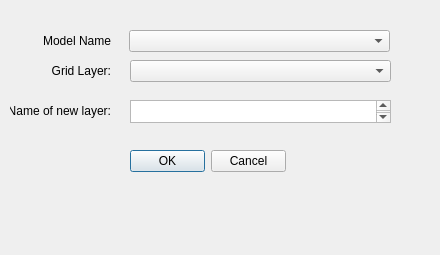
<?xml version="1.0" encoding="UTF-8"?>
<ui version="4.0">
 <class>CreateCHDLayerDialog</class>
 <widget class="QDialog" name="CreateCHDLayerDialog">
  <property name="geometry">
   <rect>
    <x>0</x>
    <y>0</y>
    <width>440</width>
    <height>255</height>
   </rect>
  </property>
  <property name="windowTitle">
   <string>Create a layer for CHD package</string>
  </property>
  <property name="layoutDirection">
   <enum>Qt::LeftToRight</enum>
  </property>
  <widget class="QLabel" name="labelLayer">
   <property name="geometry">
    <rect>
     <x>40</x>
     <y>30</y>
     <width>71</width>
     <height>22</height>
    </rect>
   </property>
   <property name="text">
    <string>Model Name</string>
   </property>
   <property name="alignment">
    <set>Qt::AlignRight|Qt::AlignTrailing|Qt::AlignVCenter</set>
   </property>
  </widget>
  <widget class="QComboBox" name="cmbModelName">
   <property name="geometry">
    <rect>
     <x>129</x>
     <y>30</y>
     <width>261</width>
     <height>22</height>
    </rect>
   </property>
  </widget>
  <widget class="QLabel" name="labelLayer_2">
   <property name="geometry">
    <rect>
     <x>40</x>
     <y>60</y>
     <width>71</width>
     <height>22</height>
    </rect>
   </property>
   <property name="text">
    <string>Grid Layer:</string>
   </property>
   <property name="alignment">
    <set>Qt::AlignRight|Qt::AlignTrailing|Qt::AlignVCenter</set>
   </property>
  </widget>
  <widget class="QComboBox" name="cmbGridLayer">
   <property name="geometry">
    <rect>
     <x>130</x>
     <y>60</y>
     <width>261</width>
     <height>22</height>
    </rect>
   </property>
  </widget>
  <widget class="QDialogButtonBox" name="buttonBox">
   <property name="geometry">
    <rect>
     <x>130</x>
     <y>150</y>
     <width>156</width>
     <height>23</height>
    </rect>
   </property>
   <property name="standardButtons">
    <set>QDialogButtonBox::Cancel|QDialogButtonBox::Ok</set>
   </property>
  </widget>
  <widget class="QLabel" name="labelLayer_3">
   <property name="geometry">
    <rect>
     <x>10</x>
     <y>100</y>
     <width>101</width>
     <height>22</height>
    </rect>
   </property>
   <property name="text">
    <string>Name of new layer:</string>
   </property>
   <property name="alignment">
    <set>Qt::AlignRight|Qt::AlignTrailing|Qt::AlignVCenter</set>
   </property>
  </widget>
  <widget class="QTextEdit" name="textEdit">
   <property name="geometry">
    <rect>
     <x>130</x>
     <y>100</y>
     <width>261</width>
     <height>23</height>
    </rect>
   </property>
  </widget>
 </widget>
 <resources/>
 <connections/>
 <designerdata>
  <property name="gridDeltaX">
   <number>10</number>
  </property>
  <property name="gridDeltaY">
   <number>10</number>
  </property>
  <property name="gridSnapX">
   <bool>true</bool>
  </property>
  <property name="gridSnapY">
   <bool>true</bool>
  </property>
  <property name="gridVisible">
   <bool>true</bool>
  </property>
 </designerdata>
</ui>
